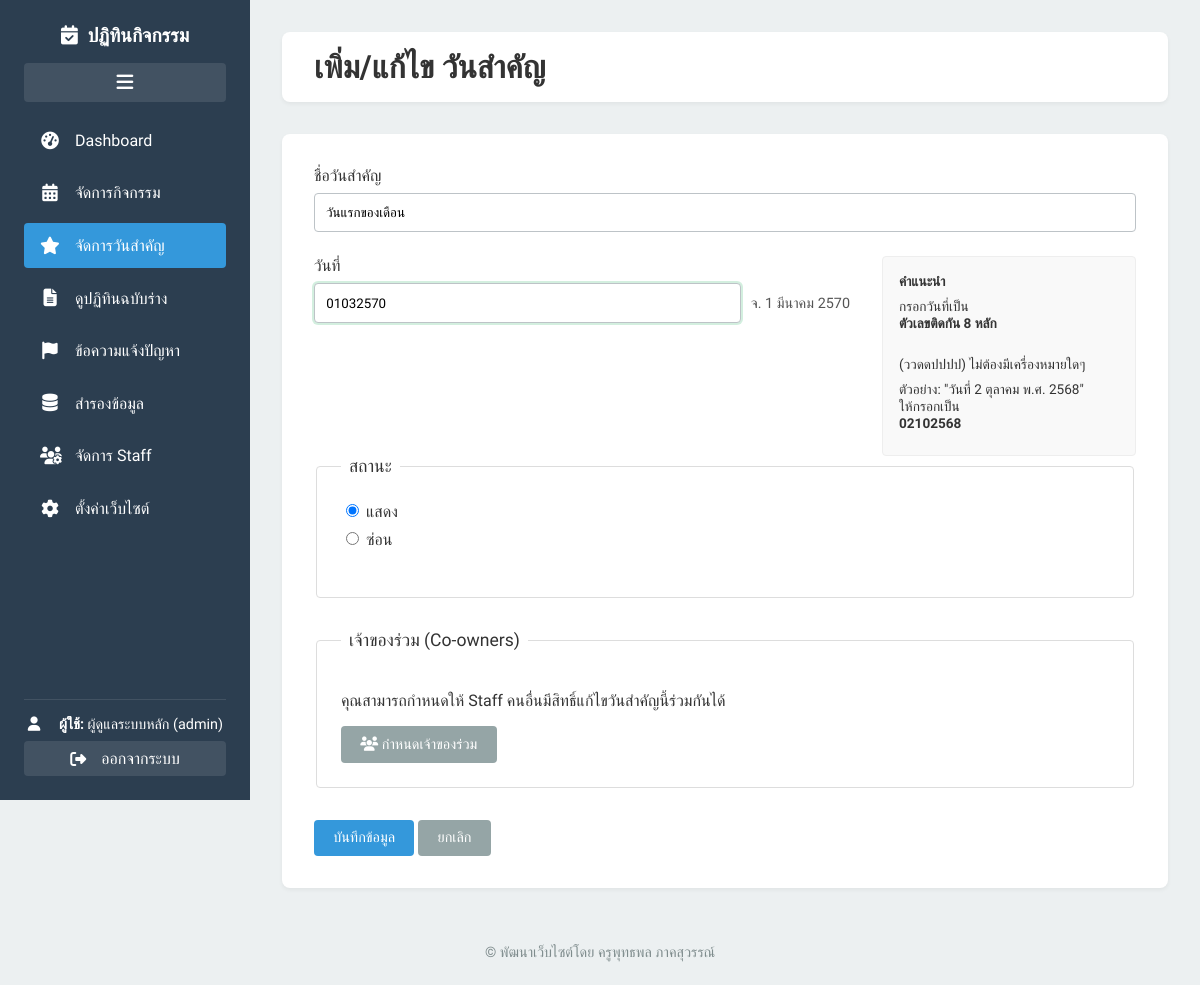
The page /admin/holiday_form.php?id=27 (signed in) on the database its author committed.
### tables this page shows
CREATE TABLE `special_holidays` (
  `id` int(11) NOT NULL,
  `holiday_name` varchar(255) NOT NULL,
  `holiday_date` date NOT NULL,
  `is_hidden` tinyint(1) NOT NULL DEFAULT 0 COMMENT '0=visible, 1=hidden',
  `created_at` timestamp NOT NULL DEFAULT current_timestamp(),
  `updated_at` timestamp NOT NULL DEFAULT current_timestamp() ON UPDATE current_timestamp(),
  `created_by_user_id` int(11) DEFAULT NULL
);

### admin/session_check.php (called while the page is built, shortened)
<?php
if (!function_exists('is_admin')) {
    function is_admin() {
        return isset($_SESSION['user_role']) && $_SESSION['user_role'] === 'admin';
    }
}

### admin/holiday_form.php (the view, shortened to what this page needs)
<?php
require_once 'partials/header.php';
require_once '../config.php';
$current_user_id = $_SESSION['user_id'];
$holiday_id = isset($_GET['id']) && is_numeric($_GET['id']) ? (int)$_GET['id'] : 0;
$is_edit_mode = $holiday_id > 0;
$holiday = ['id' => '', 'holiday_name' => '', 'holiday_date' => '', 'is_hidden' => 0, 'created_by_user_id' => $current_user_id];
$all_staff = [];
$thai_month_full_static = [1=>'มกราคม', 2=>'กุมภาพันธ์', 3=>'มีนาคม', 4=>'เมษายน', 5=>'พฤษภาคม', 6=>'มิถุนายน', 7=>'กรกฎาคม', 8=>'สิงหาคม', 9=>'กันยายน', 10=>'ตุลาคม', 11=>'พฤศจิกายน', 12=>'ธันวาคม'];
$today = new DateTime();
$today_thai_full = "วันที่ " . (int)$today->format('j') . " " . $thai_month_full_static[(int)$today->format('n')] . " พ.ศ. " . ($today->format('Y') + 543);
$today_example_input = $today->format('dm') . ($today->format('Y') + 543);
if (is_admin()) {
    $stmt_staff = $pdo->query("SELECT id, real_name FROM users WHERE role = 'staff' AND is_active = 1 ORDER BY real_name");
    $all_staff = $stmt_staff->fetchAll(PDO::FETCH_ASSOC);
}
function convert_to_be_text($date_str) {
    try {
        $date = new DateTime($date_str);
        return $date->format('d') . $date->format('m') . ($date->format('Y') + 543);
    } catch (Exception $e) { return ''; }
}
if ($is_edit_mode) {
    try {
        $stmt = $pdo->prepare("SELECT * FROM special_holidays WHERE id = ?");
        $stmt->execute([$holiday_id]);
        $holiday = $stmt->fetch(PDO::FETCH_ASSOC);
    } catch (PDOException $e) {
        $_SESSION['error_message'] = "เกิดข้อผิดพลาด: " . $e->getMessage();
        header('Location: holidays.php');
        exit;
    }
}
?>
<form action="save_holiday.php" method="POST" class="data-form" id="holiday-form">
    <div class="form-group">
        <label for="holiday_name">ชื่อวันสำคัญ</label>
        <input type="text" id="holiday_name" name="holiday_name" value="<?php echo htmlspecialchars($holiday['holiday_name']); ?>" required>
    </div>
    <div class="date-input-container-with-helper">
        <div id="date-inputs-container">
            <div class="form-group">
                <label for="holiday_date_text">วันที่</label>
                <div class="date-input-wrapper">
                    <input type="text" id="holiday_date_text" class="date-input-be" placeholder="ววดดปปปป" value="<?php echo convert_to_be_text(htmlspecialchars($holiday['holiday_date'])); ?>">
                    <span class="date-display"></span>
                </div>
            </div>
        </div>
        <div class="date-helper">
            <strong>คำแนะนำ</strong>
            <p>กรอกวันที่เป็น <strong>ตัวเลขติดกัน 8 หลัก</strong><br>(ววดดปปปป) ไม่ต้องมีเครื่องหมายใดๆ</p>
            <p>ตัวอย่าง: "<?php echo $today_thai_full; ?>"<br>ให้กรอกเป็น <strong><?php echo $today_example_input; ?></strong></p>
        </div>
    </div>
     <fieldset>
        <legend>สถานะ</legend>
        <div class="form-group">
            <div class="radio-group">
                <label><input type="radio" name="is_hidden" value="0" <?php echo ($holiday['is_hidden'] == 0) ? 'checked' : ''; ?>> แสดง</label>
                <label><input type="radio" name="is_hidden" value="1" <?php echo ($holiday['is_hidden'] == 1) ? 'checked' : ''; ?>> ซ่อน</label>
            </div>
        </div>
    </fieldset>
    <?php if (is_admin() && !empty($all_staff)): ?>
    <fieldset><legend>เจ้าของร่วม (Co-owners)</legend><p>คุณสามารถกำหนดให้ Staff คนอื่นมีสิทธิ์แก้ไขวันสำคัญนี้ร่วมกันได้</p><button type="button" id="open-co-owner-modal-btn" class="button button-secondary"><i class="fas fa-users"></i> กำหนดเจ้าของร่วม</button></fieldset>
    <?php endif; ?>
    <div class="form-actions">
        <button type="submit" class="button">บันทึกข้อมูล</button>
        <a href="holidays.php" class="button button-secondary">ยกเลิก</a>
    </div>
</form>
<?php require_once 'partials/footer.php'; ?>

### admin/assets/admin_style.css (style rules this page uses)
:root { --primary-color: #3498db; --secondary-color: #2c3e50; --danger-color: #e74c3c; --light-grey: #ecf0f1; --border-color: #bdc3c7; --success-color: #27ae60; }
body { font-family: 'Sarabun', sans-serif; margin: 0; background-color: var(--light-grey); color: #333; }
button, input, select, textarea { font-family: 'Sarabun', sans-serif; }
.button { background-color: var(--primary-color); color: #fff; text-decoration: none; padding: 0.6rem 1.2rem; border-radius: 4px; border: none; cursor: pointer; font-size: 0.9rem; transition: opacity 0.2s ease; display: inline-block; }
.button-secondary { background-color: #95a5a6; color: #fff; }
.data-form .form-group { margin-bottom: 1.5rem; }
.data-form label { display: block; margin-bottom: 0.5rem; font-weight: 500; }
.data-form input[type="text"], .data-form input[type="password"], .data-form input[type="number"], .data-form input[type="date"], .data-form input[type="file"], .data-form textarea, .data-form select { width: 100%; padding: 0.7rem; border: 1px solid var(--border-color); border-radius: 4px; box-sizing: border-box; font-family: 'Sarabun', sans-serif; transition: border-color 0.2s ease; }
.data-form .form-actions { margin-top: 2rem; }
.date-input-container-with-helper { display: flex; gap: 2rem; align-items: flex-start; flex-wrap: wrap; }
#date-inputs-container { flex-grow: 1; }
.date-helper { flex-basis: 220px; flex-shrink: 0; background-color: #f9f9f9; border: 1px solid #eee; border-radius: 4px; padding: 1rem; font-size: 0.85rem; }
.date-helper strong { display: block; margin-bottom: 0.5rem; }
.date-helper p { margin: 0 0 0.5rem 0; }
.date-input-wrapper { display: flex; align-items: center; gap: 10px; }
.date-input-wrapper .date-input-be { flex-grow: 1; }
.date-input-wrapper .date-display { font-size: 0.9em; color: #555; white-space: nowrap; }
.date-input-be.is-valid { border-color: var(--success-color); box-shadow: 0 0 0 2px rgba(39, 174, 96, 0.2); }
.data-form fieldset { border: 1px solid #ddd; border-radius: 4px; padding: 1.5rem; margin-bottom: 2rem; }
.data-form legend { font-weight: 500; font-size: 1.1rem; padding: 0 0.5rem; }
.radio-group label { margin-right: 1rem; }

### rows shown on the page
special_holidays: holiday_name "วันแรกของเดือน", holiday_date "01032570", is_hidden "☑ แสดง", is_hidden "☐ ซ่อน"

### other values the page prints
$_SESSION['user_real_name'] "ผู้ดูแลระบบหลัก"
$_SESSION['user_role'] "admin"
$page_title "เพิ่ม/แก้ไข วันสำคัญ"
